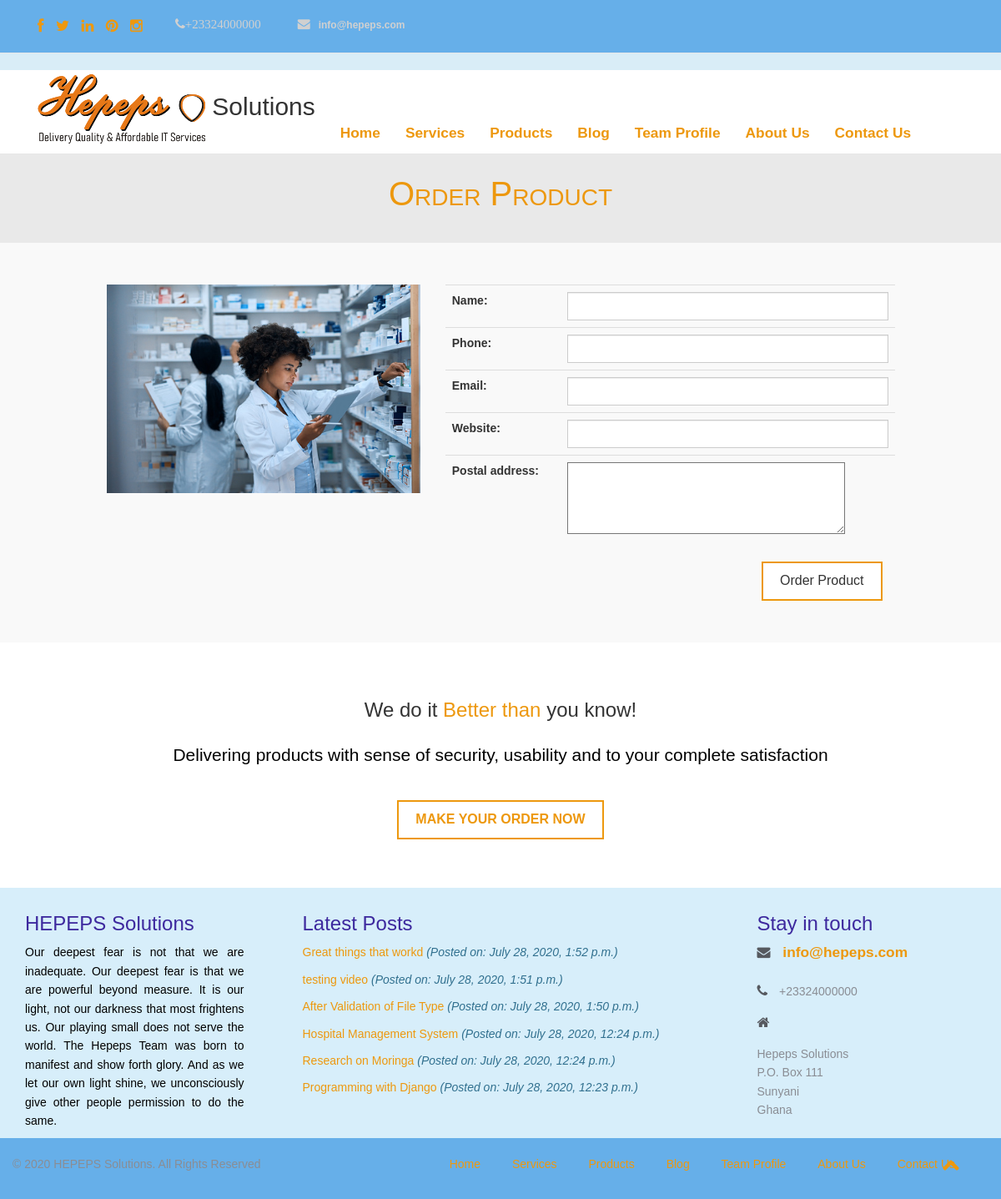
The app's page /product/order/1 with its own data.
### contact/models.py (models this page shows)
class Contact(models.Model):
    office_phone = models.CharField(max_length=15)
    mobile_phone = models.CharField(validators=[phone_regex], max_length=15)
    email = models.EmailField(max_length=100)
    website = models.CharField(max_length=100)
    postal = models.TextField()
    photo_url = models.FileField(upload_to='contact', blank=True, null=True)
    publish = models.BooleanField(default=True)
    created_on = models.DateField(auto_now_add=True)
    modified_on = models.DateField(auto_now=True)

### product/models.py (models this page shows, shortened)
class Product(models.Model):
    category = models.ForeignKey(Category, on_delete=models.CASCADE)
    title = models.CharField(max_length=150)
    detail = models.TextField(max_length=2500)
    rating = models.IntegerField(default=0)
    img_url = models.FileField(upload_to='product', blank=True, null=True)
    is_active = models.BooleanField(default=True)
    created_on = models.DateField(auto_now_add=True)
    modified_on = models.DateField(auto_now=True)

### blog/models.py (models this page shows, shortened)
class Blog(models.Model):
    blog_category = models.ForeignKey(BlogCategory, max_length=100, on_delete=models.CASCADE)
    title = models.CharField(max_length=200)
    description = models.TextField(max_length=5000)
    blog_img = models.FileField(upload_to='blog')
    img_title = models.CharField(max_length=200)
    post_date = models.DateTimeField(auto_now_add=True)
    post_by = models.ForeignKey(Team, default=1, verbose_name="Post By", on_delete=models.SET_DEFAULT)
    publish = models.BooleanField(default=True)
    class Meta:
        verbose_name_plural = 'Blog'
    def __str__(self):
        return self.title

### product/views.py (the view, shortened to what this page needs)
# urls.py: path('order/<pk>', views.make_order_view, name='order'),
def make_order_view(request, pk):
    form_class = MakeOrderForm
    template_name = 'product/order.html'
    product = Product.objects.get(id=pk)
    if request.method == 'GET':
        form = form_class(None)
        content = {
            'form': form,
            'product': product
        }
        return render(request, template_name, content)

### product/form.py
class MakeOrderForm(forms.ModelForm):
    class Meta:
        model = Order
        responded = forms.BooleanField(widget=forms.HiddenInput(), required=False)
        fields = [
            'name',
            'phone',
            'email',
            'website',
            'postal_address',
        ]
        help_texts = {
            'name': None
        }
        widgets = {
            'name': forms.TextInput(attrs={'class': 'form-control'}),
            'phone': forms.TextInput(attrs={'class': 'form-control'}),
            'email': forms.TextInput(attrs={'class': 'form-control'}),
            'website': forms.TextInput(attrs={'class': 'form-control'}),
            'postal_address': forms.Textarea(attrs={'rows': '4'}),
        }

### home/context_processor.py (called while the page is built)
def basic_info(request):
    blog_links = Blog.objects.filter(publish=True).order_by('-id')[:15]
    blog_category_links = BlogCategory.objects.filter(publish=True).order_by('-id')[:10]
    current_year = datetime.datetime.now().year
    if current_year != 2020:
        copy_right_year = '2020-' + str(current_year)
    else:
        copy_right_year = str(current_year)
    footer_blog = Blog.objects.filter(publish=True).order_by('-id')[:9]
    contact_info = Contact.objects.all().first()
    content = {
        'blog_category_links': blog_category_links,
        'blog_links': blog_links,
        'copy_right_year': copy_right_year,
        'contact_info': contact_info,
        'footer_blog': footer_blog,
    }
    return content

### product/templates/product/order.html (shortened to what this page needs)
{% extends 'base.html' %}
{% block content %}
  <div class="jumbotron">
    <h2>Order Product</h2>
  </div>
  <div class="our-services">
    <div class="container">
      <div class="row">
          <form action="" method="post" enctype="multipart/form-data">
              <div class="col-md-offset-1 col-md-10 col-sm-12">
                  <div class="row">
                      <div class="col-md-5">
                      <img class="card-product-img img-responsive" src="{{ product.img_url.url }}" alt="">
                  </div>
                  <div class="col-md-7">
                      <table class="table">
                      {{ form.as_table }}
                  </table>
                  <div class="col-md-12 text-right">
                      <input class="btn btn-primary" type="submit" value="Order Product">
                  </div>
                  </div>
                  </div>
              </div>
          </form>
      </div>
    </div>
  </div>
  {% endblock content %}

### templates/header.html (shortened to what this page needs)
<div class="fixed-top">
    <header class="bg-info">
        <nav div class="navbar navbar-default navbar-static-top info-nav" role="navigation">
          <div class="container">
            <ul class="social-network">
              <li><a href="https://www.facebook.com" data-placement="top" title="Facebook"><i class="fa fa-facebook fa-1x"></i></a></li>
              <li><a href="https://www.twitter.com" data-placement="top" title="Twitter"><i class="fa fa-twitter fa-1x"></i></a></li>
              <li><a href="https://www.linkedin.com" data-placement="top" title="Linkedin"><i class="fa fa-linkedin fa-1x"></i></a></li>
              <li><a href="https://www.pinterest.com" data-placement="top" title="Pinterest"><i class="fa fa-pinterest fa-1x"></i></a></li>
              <li><a href="https://www.instagram.com" data-placement="top" title="Instagram"><i class="fa fa-instagram fa-1x"></i></a></li>
            </ul>
            <ul class="info">
              <li>
                <p><i class="fa fa-phone">{{ contact_info.office_phone }}</p></i>
              </li>
              <li><a href="#">
                  <p><i class="fa fa-envelope"></i>{{ contact_info.email }}</p></a></li>
            </ul>
          </div>
        </nav>
        <nav class="navbar navbar-default navbar-static-top" role="navigation">
          <div class="navigation">
            <div class="container">
              <div class="navbar-header">
                <div class="navbar-brand logo-img">
                    {% load static %}
                  <a  href="{% url 'home:index' %}">
                      <h1>
                          <img src="{% static 'img/logo.png' %}" alt=""> Solutions
                      </h1>
                  </a>
                </div>
              </div>
              <div class="navbar-collapse collapse">
                <ul class="nav navbar-nav main-menu">
                    <li role="presentation"><a href="{% url 'home:index' %}">Home</a></li>
                    <li role="presentation"><a href="{% url 'service:index' %}">Services</a></li>
                    <li role="presentation"><a href="{% url 'product:index' %}">Products</a></li>
                    <li role="presentation"><a href="{% url 'blog:index' 0 %}">Blog</a></li>
                    <li role="presentation"><a href="{% url 'staff_profile:index' %}">Team Profile</a></li>
                    <li role="presentation"><a href="{% url 'about:index' %}">About Us</a></li>
                    <li role="presentation"><a href="{% url 'contact:index' %}">Contact Us</a></li>
                </ul>
              </div>
            </div>
          </div>
        </nav>
    </header>
</div>

### templates/footer.html (shortened to what this page needs)
<footer>
    <div class="inner-footer">
      <div class="container">
        <div class="row">
          <div class="col-md-3 f-about">
            <a href="{% url 'home:index' %}">
              <h3 class="widgetheading">HEPEPS Solutions</h3>
            </a>
            <p>Our deepest fear is not that we are inadequate.
              Our deepest fear is that we are powerful beyond measure.
              It is our light, not our darkness that most frightens us.
              Our playing small does not serve the world. The Hepeps
              Team was born to manifest and show forth glory.
              And as we let our own light shine, we unconsciously
              give other people permission to do the same.
            </p>
          </div>
          <div class="col-md-6 l-posts">
              {% if footer_blog %}
                <h3 class="widgetheading">Latest Posts</h3>
                <ul>
                    {% for item in footer_blog %}
                          <li>
                              <a href="{% url 'blog:index' item.id %}">{{ item }}
                                  <i class="text-info">(Posted on: {{ item.post_date }})</i>
                              </a>
                          </li>
                    {% endfor %}
                </ul>
              {% endif %}
          </div>
          <div class="col-md-3 f-contact">
            <h3 class="widgetheading">Stay in touch</h3>
            <a href="{% url 'contact:index' %}">
             <i class="fa fa-envelope"></i> {{ contact_info.email }}<br><br>
            </a>
            <p><i class="fa fa-phone"></i> {{ contact_info.office_phone }}</p>
            <p><i class="fa fa-home"></i> {{ contact_info.postal|linebreaks }}</p>
          </div>
        </div>
      </div>
    </div>
    <div class="last-div">
      <div class="container">
        <div class="row">
          <div class="copyright">
            &copy; {{ copy_right_year }} HEPEPS Solutions. All Rights Reserved
          </div>
          <nav class="foot-nav">
            <ul>
              <li><a href="{% url 'home:index' %}">Home</a></li>
              <li><a href="{% url 'service:index' %}">Services</a></li>
              <li><a href="{% url 'product:index' %}">Products</a></li>
              <li><a href="{% url 'blog:index' 0 %}">Blog</a></li>
              <li><a href="{% url 'staff_profile:index' %}">Team Profile</a></li>
              <li><a href="{% url 'about:index' %}">About Us</a></li>
              <li><a href="{% url 'contact:index' %}">Contact Us</a></li>
            </ul>
          </nav>
        </div>
      </div>
      <a href="" class="scrollup"><i class="fa fa-chevron-up"></i></a>
    </div>
  </footer>

### static/css/style.css (style rules this page uses)
body { font-family:Helvetica, Arial, 'Times New Roman', sans-serif; font-size:14px; font-weight:300; line-height:1.6em; color:#333; background-color:#fff; }
hi,h2,h3,h4,h5,h6 { color:#333; line-height:1.1em; }
p { color:#000000; text-align: justify; }
a { text-decoration:none; transition: all 0.1s ease-in-out; -moz-transition: all 0.1s ease-in-out; -webkit-transition: all 0.1s ease-in-out; -o-transition: all 0.1s ease-in-out; outline: none; font-size: 13pt; font-weight: bold; color:#ed980e !important; }
a:link { color: #ed980e !important; font-size: 13pt; font-weight: bold; }
ul.social-network { font-size: 16px; list-style:none; margin-top:10px; padding:10px; transition: all 0.3s ease-in-out; -moz-transition: all 0.3s ease-in-out; -webkit-transition: all 0.3s ease-in-out; -o-transition: all 0.3s ease-in-out; }
ul.social-network li { display:inline; margin: 0 5px; }
ul.social-network li a { color:#d0d0d0; }
.info { float: left; margin-top: -45px; margin-left: 110px; }
.info li { display: inline-block; margin-left: 30px; }
.info i { color: #d0d0d0; font-size: 15px; margin-right: 10px; }
.info a { color: #d0d0d0; font-size: 12px; }
.info p { color: #d0d0d0; font-size: 12px; margin: 0; }
.navigation { background-color:#fff; padding:0; }
.navbar-brand h1 { margin-top:-10px; float: left; font-size: 30px; color:#333; }
.btn { color:#333; display: inline-block; padding: 10px 20px; margin-bottom: 0; font-size: 12pt; font-weight: normal; line-height: 1.42857143; text-align: center; white-space: nowrap; vertical-align: middle; -ms-touch-action: manipulation; touch-action: manipulation; cursor: pointer; -webkit-user-select: none; -moz-user-select: none; -ms-user-select: none; user-select: none; background-image: none; border: 1px solid transparent; border-radius: 0; }
.jumbotron { text-align:center; margin-bottom:-5px; background-color:#fff; }
.jumbotron h2 { margin-top:-68px; margin-bottom:-60px; color:#ed980e; background-color:#e9e9e9; padding: 30px 0px 40px 0px; font-size:40px; font-variant-caps: petite-caps; }
.our-services { padding-top:50px; padding-bottom:50px; background-color:#f9f9f9; }
footer { background: #d7eefa; }
.inner-footer { padding: 10px 0px 0px 0px }
.inner-footer ul li,a { list-style:none; }
.widgetheading { font-size: 24px; color: #3d299e; font-weight: 100; }
.f-about p { font-size: 14px; color: #000000; }
.l-posts h3 { margin-left:40px; }
.l-posts li a { font-size: 14px; font-weight: 300; border-bottom: 0px solid #2c2d2e; padding-bottom: 10px; margin-bottom: 0px; display: block; }
.f-contact p { font-size: 14px; color: #8a8d94; margin: 0; font-weight: 300; margin-bottom: 15px; }
.f-contact i { color: #56595f; font-size: 16px; margin-right: 10px; }
.last-div { background: #66afe9; padding: 20px 0; position: relative; }
.copyright { font-size: 14px; color: #8a8d94; margin: 0; font-weight: 300; float: left; }
.foot-nav { float: right; margin-right:20px; }
.foot-nav li { display: inline; margin-right:20px; }
.foot-nav li:after { content: ""; padding-left: 7px; margin-right: 7px; }
.foot-nav li:last-child:after { display: none; }
.foot-nav a { font-size: 14px; color: #8a8d94; margin: 0; font-weight: 300; }
a.scrollup { color:#fff; height:40px; width:40px; font-size:22px; line-height:40px; text-align:center; text-decoration:none; position:fixed; bottom:20px; right:40px; opacity:0,5; border-radius:50%; z-index:999; }
.card-product-img { width: 100%; height: 25rem; }
.info-nav { background: #66afe9; }
.fixed-top { position: fixed; top: 0; right: 0; left: 0; z-index: 100; }
.logo-img { position: relative; height: 50px; padding-bottom: 60px !important; z-index: 101; }
.main-menu { margin-top: 50px; }

### static/css/overwrite.css (style rules this page uses)
select, textarea, input[type="text"], input[type="password"], input[type="datetime"], input[type="datetime-local"], input[type="date"], input[type="month"], input[type="time"], input[type="week"], input[type="number"], input[type="email"], input[type="url"], input[type="search"], input[type="tel"], input[type="color"], .uneditable-input { -webkit-border-radius: 0; -moz-border-radius: 0; border-radius: 0; }
.btn { text-shadow: none; background-image:none; border-color: none; border-bottom-color: none; -webkit-box-shadow: none; -moz-box-shadow: none; box-shadow: none; }
.btn { outline:0; -webkit-border-radius: 0; -moz-border-radius: 0; border-radius: 0; }
.btn-primary { background: #ffffff; border: 2px solid #ed980e !important; }

### records on screen
Contact: office_phone "+23324000000", email "info@hepeps.com", postal "Hepeps Solutions P.O. Box 111 Sunyani Ghana"
Product: img_url (picture)
Blog: title "Great things that workd", post_date "July 28, 2020, 1:52 p.m."
Blog: title "testing video", post_date "July 28, 2020, 1:51 p.m."
Blog: title "After Validation of File Type", post_date "July 28, 2020, 1:50 p.m."
Blog: title "Hospital Management System", post_date "July 28, 2020, 12:24 p.m."
Blog: title "Research on Moringa", post_date "July 28, 2020, 12:24 p.m."
Blog: title "Programming with Django", post_date "July 28, 2020, 12:23 p.m."
